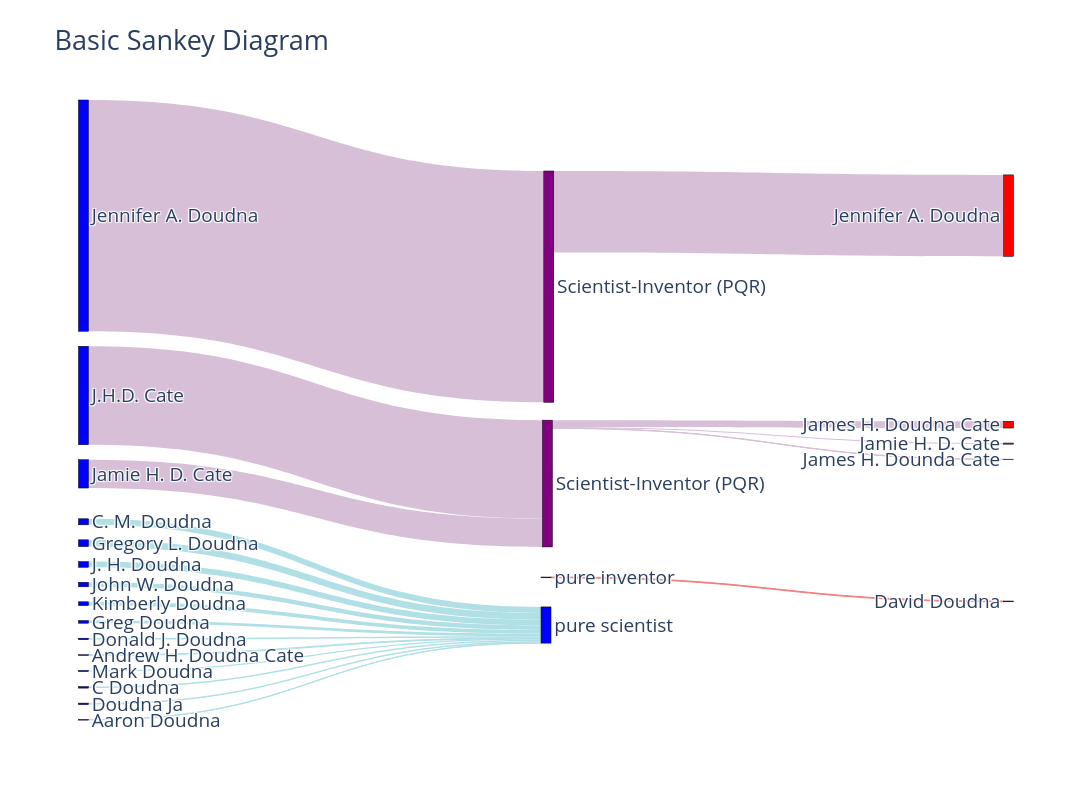

This figure's notebook cell:
### Code cell
## plot the Sankey. Note: the nodes can be moved 

fig = go.Figure(data=[go.Sankey(
    node = dict(
      pad = 15,
      thickness = 10,
      line = dict(color = "black", width = 0.5),
      label = label,
      color = color_nodes
    ),
    link = dict(
      source = source, 
      target = target,
      value = value,
      color = color_links  
  ))])

fig.update_layout(title_text="Basic Sankey Diagram", font_size=19, width=1500, height=800)
fig.savefig("data_description/figures/doudna_sankey_05_all")
fig.show()

### Figure 1 — Plotly figure (JSON) as saved in the notebook; plotly's stock layout.template omitted (floating-point values rounded to 4 significant figures)
{"data": [{"link": {"color": ["powderblue", "powderblue", "powderblue", "powderblue", "powderblue", "powderblue", "powderblue", "powderblue", "powderblue", "powderblue", "powderblue", "thistle", "powderblue", "thistle", "thistle", "lightcoral", "thistle", "thistle", "thistle", "thistle"], "source": [0, 1, 2, 3, 4, 5, 6, 7, 8, 9, 10, 11, 12, 13, 14, 21, 23, 22, 23, 23], "target": [20, 20, 20, 20, 20, 20, 20, 20, 20, 20, 20, 22, 20, 23, 23, 15, 16, 17, 18, 19], "value": [12, 16, 4, 18, 2, 10, 3, 7, 1, 15, 4, 613, 4, 261, 75, 2, 18, 216, 1, 3]}, "node": {"color": ["blue", "blue", "blue", "blue", "blue", "blue", "blue", "blue", "blue", "blue", "blue", "blue", "blue", "blue", "blue", "red", "red", "red", "red", "red", "blue", "red", "purple", "purple"], "label": ["John W. Doudna", "C. M. Doudna", "Donald J. Doudna", "Gregory L. Doudna", "Andrew H. Doudna Cate", "Kimberly Doudna", "Mark Doudna", "Greg Doudna", "Aaron Doudna", "J. H. Doudna", "C Doudna", "Jennifer A. Doudna", "Doudna Ja", "J.H.D. Cate", "Jamie H. D. Cate", "David Doudna", "James H. Doudna Cate", "Jennifer A. Doudna", "James H. Dounda Cate", "Jamie H. D. Cate", "pure scientist", "pure inventor", "Scientist-Inventor (PQR)", "Scientist-Inventor (PQR)"], "line": {"color": "black", "width": 0.5}, "pad": 15, "thickness": 10, "x": [0.003731, 0.003731, 0.003731, 0.003731, 0.003731, 0.003731, 0.003731, 0.003731, 0.003731, 0.003731, 0.003731, 0.003731, 0.003731, 0.003731, 0.003731, 0.9963, 0.9963, 0.9963, 0.9963, 0.9963, 0.5, 0.5, 0.503, 0.5015], "y": [0.7815, 0.6803, 0.8693, 0.7149, 0.8953, 0.8124, 0.921, 0.8418, 0.9997, 0.7491, 0.9474, 0.1865, 0.974, 0.4766, 0.603, 0.8087, 0.5236, 0.1865, 0.5796, 0.5542, 0.8468, 0.77, 0.301, 0.6186]}, "type": "sankey"}], "layout": {"font": {"size": 19}, "height": 800, "title": {"text": "Basic Sankey Diagram"}, "width": 1500}}
